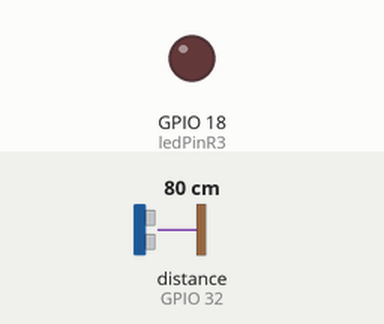
This sketch was run on a simulated ESP32. On the bench: output pins drawn as LEDs (lit = HIGH). Wiring (inferred from the names in the program): ultrasonic range finder: trigger GPIO 33; echo GPIO 32. The test bench sets the inputs (shaded band); at power-on: distance to the obstacle (sensor on GPIO 32) 80 cm. The echo pulse lasts 58.3 µs per cm; WiFi joins after 1.5 s; servers stay silent unless stated; no MQTT or app messages arrive unless stated; pins used as bus, display or sensor lines are not drawn; what the sketch prints to the serial monitor is not drawn.

Above: at 2.7 s.
2.8 s: distance to the obstacle (sensor on GPIO 32) set to 11 cm
13.0 s: distance to the obstacle (sensor on GPIO 32) set to 8 cm
At 17.3 s:
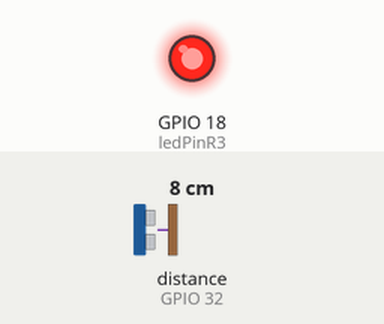
19.0 s: distance to the obstacle (sensor on GPIO 32) set to 18 cm
At 22.4 s:
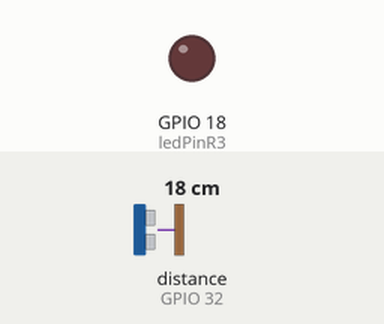
25.0 s: distance to the obstacle (sensor on GPIO 32) set to 9 cm
At 27.5 s:
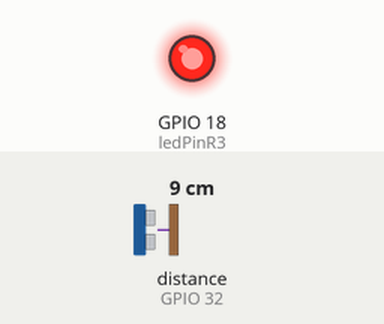
Timing chart, 0 to 29.0 s (numbered marks = the images above; inputs shaded):
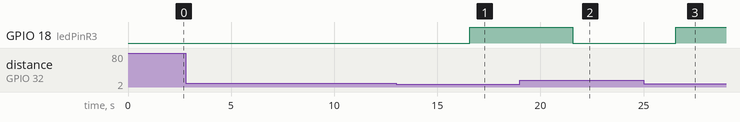

Measured:
- the behaviour switches between 10 and 9 cm on distance to the obstacle (sensor on GPIO 32) (found by bisection; images 0 and 1)
- after the input at 2.8 s, every drawn part: stays the same
- after the input at 13.0 s, GPIO 18 (ledPinR3): LOW → HIGH after 3.6 s
- after the input at 19.0 s, GPIO 18 (ledPinR3): HIGH → LOW after 2.6 s
- after the input at 25.0 s, GPIO 18 (ledPinR3): LOW → HIGH after 1.6 s

The sketch:

SL_MQTT-Silla3.ino
```cpp
//******************************************************************************************
//
//  Codigo MQTT - Biblioteca - Silla3 - ESP32_3.
//
//  Led Rojo 3, Ulltrasonidos 3.
//
//******************************************************************************************
#include "PubSubClient.h"
#include "WiFi.h"

// WiFi -- Declaración
const char* ssid = "alfues62";          // SSID
const char* wifi_password = "alfues62"; // password

// MQTT -- Servidor.
const char* mqtt_server = "192.168.66.86";  // IP del MQTT broker

//MQTT -- Topicos.
const char* ultrasound3_topic = "smarlib/silla3/ultrasonidos";

//MQTT -- Info del Usuario.
const char* mqtt_username = "smartlibrary"; // MQTT username.
const char* mqtt_password = "smartlibrary"; // MQTT password.

const char* clientID = "SMARTLIBRARY3";      // MQTT client ID.

//Declaración de Pines de LEDs
#define ledPinR3 18

//Declaración de Pines de ultrasonidos3.
#define Trigger 33   //Pin digital 2 para el Trigger del sensor
#define Echo 32   //Pin digital 3 para el Echo del sensor

//Declaración de variables.
int ultrasonidos3 = 0;

WiFiClient wifiClient;                              // Inicializa el WiFi y MQTT Client.
PubSubClient client(mqtt_server, 1883, wifiClient); // 1883 como listener.

/*-------------------------------------------------------------------------

  connect_MQTT()

  Realiza la conexión con el WiFi especificado y con el Broker MQTT
  de la Raspberry Pi.

-------------------------------------------------------------------------*/
void connect_MQTT(){
  Serial.print("Connecting to ");
  Serial.println(ssid);

  // Connect to the WiFi
  WiFi.begin(ssid, wifi_password);

  // Espera hasta que la coneción haya sido realizada
  while (WiFi.status() != WL_CONNECTED) {
    delay(500);
    Serial.print(".");
  }

  // Debug - Output IP Address ESP32
  Serial.println("WiFi connected");
  Serial.print("IP address: ");
  Serial.println(WiFi.localIP());

  if (client.connect(clientID, mqtt_username, mqtt_password)) {
    Serial.println("Connected to MQTT Broker!");
  }
  else {
    Serial.println("Connection to MQTT Broker failed...");
  }
}

/*-------------------------------------------------------------------------

  setup()

  Realiza la configuración inicial y llama a connect_MQTT()

-------------------------------------------------------------------------*/
void setup() {
  Serial.begin(115200);

  client.setServer(mqtt_server, 1883);
  //client.setCallback(callback);

  //PinMode -- Decaraciones de los pins Ultrasonidos3.
  pinMode(Trigger, OUTPUT); //Salida del Ultrasonidos.
  pinMode(Echo, INPUT);     //Entrada del Ultrasonidos
  digitalWrite(Trigger, LOW);//Inicializamos el pin con 0.

  //PinMode -- Declaraciones pins LEDs.
  pinMode(ledPinR3, OUTPUT);

  connect_MQTT(); //Llamamos a la función que realiza la conexión MQTT
}

/*-------------------------------------------------------------------------

  funcUltrasonidos() --> Z

  Recoge los datos del sensor de Ultrasonidos y envia un output
  dependiendo de la distancia detectada.

-------------------------------------------------------------------------*/
int funcUltrasonidos3(){
  long t; //Tiempo de demora del eco.
  long d; //Distancia en centímetros.

  digitalWrite(Trigger, HIGH);
  delayMicroseconds(10);          //Enviamos un pulso de 10us
  digitalWrite(Trigger, LOW);

  t = pulseIn(Echo, HIGH); //obtenemos el ancho del pulso
  d = t / 59;           //escalamos el tiempo a una distancia en cm

  if(d <= 6)
  {
    Serial.print("Bien Sentado");
    ultrasonidos3 = 1;
  }
  else if(d > 6 && d <= 8 )
  {
    Serial.print("Mal Sentado");
    ultrasonidos3 = 2;
  }
  else if (d > 8 && d <= 50){
    Serial.print("No Sentado");
    ultrasonidos3 = 3;
  }

  return ultrasonidos3;
}

/*-------------------------------------------------------------------------

  loop()

  Actúa como publisher MQTT, envia los datos de temperatura,
  ultrasonidos y espalda.

  Realiza los cambios de estado de led del Ultrasonidos.

-------------------------------------------------------------------------*/
void loop() {
  client.loop();

  ultrasonidos3 = funcUltrasonidos3();

  //Cambio de Estado LED según Ultrasonido --------------------------------------------------------------
  if (ultrasonidos3 == 3){
    digitalWrite(ledPinR3, LOW);
  }else if(ultrasonidos3 == 1 || ultrasonidos3 == 2){
    digitalWrite(ledPinR3, HIGH);
  }
  //Fin -------------------------------------------------------------------------------------------------

  //Serials ---------------------------------------------------------------------------------------------
  Serial.print("Estado Ultras 3: ");
  Serial.print( ultrasonidos3 );
  Serial.println( "." );
  //Fin ----------------------------------------------------------------------------------------------------

  //Publicaciones ------------------------------------------------------------------------------------------
  // MQTT can only transmit strings
  String us3="Temp: "+String((int)ultrasonidos3)+" Eu ";

  //Publicar Ultrasonido3 --------------------------------------------------------
  // PUBLISH to the MQTT Broker (topic = ultrasonidos3, defined at the beginning)
  if (client.publish(ultrasound3_topic, String(ultrasonidos3).c_str())) {
    Serial.println("Ultrasound3 sent!");
  }
  else {
    Serial.println("Ultrassound3 failed to send. Reconnecting to MQTT Broker and trying again");
    client.connect(clientID, mqtt_username, mqtt_password);
    delay(10); // This delay ensures that client.publish doesn't clash with the client.connect call
    client.publish(ultrasound3_topic, String(ultrasonidos3).c_str());
  }
  //Fin de las Publicaciones ----------------------------------------------------------------------------------

  delay(5000); // print new values every 5s.
}
```
